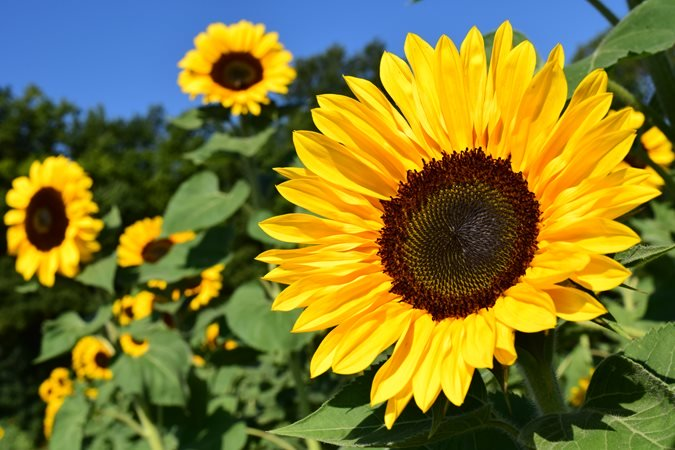
#> input picture Assignment_4/image.jpg, 675 x 450 px, found by its file name
$ python Question_1.py
#> lines starting #> are read from the running program, lines starting #| are printed output that depends on the picture
#Q1 Using loops, fill an image with randomly coloured, equal sized squares. Square dimensions:
#width = (image width)/7, height = (image height)/7.

import cv2
import random

img = cv2.imread ('image.jpg')
#> img is the input picture: shape (450, 675, 3); mean B, G, R 48, 120.3, 125.6
dimensions = img.shape
#> dimensions = (450, 675, 3)
y = (img.shape[1])/7
#> y = 96.43
x = (img.shape[0])/7
#> x = 64.29

for b in range (1,8): #for rows

    x1 = int(x*(b-1))
    x2 = int(x*b)

    for a in range(1,8):  #for columns

        y1 = int(y*(a-1))
        y2 = int(y*a)

        img[x1:x2,y1:y2] = (random.randint (0, 255), random.randint (0, 255), random.randint (0, 255))
        cv2.imshow ('frame', img)
#> this loop made 7 passes
#> pass 1, `cv2.imshow ('frame', img)`:
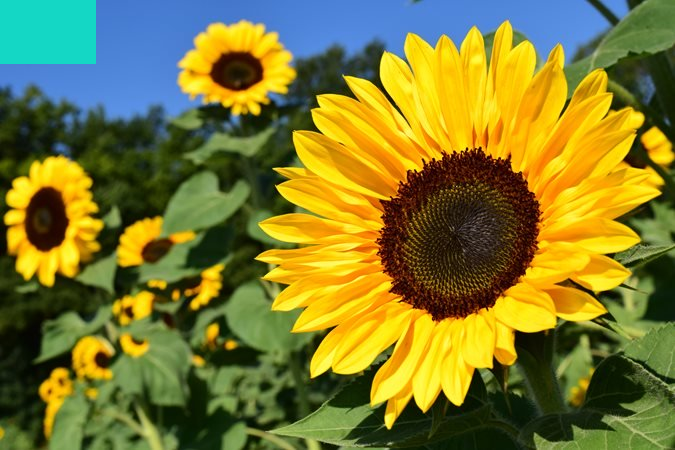
#> window 'frame': shape (450, 675, 3); mean B, G, R 47.8, 122.2, 124.5
#> pass 1, `cv2.imshow ('frame', img)`:
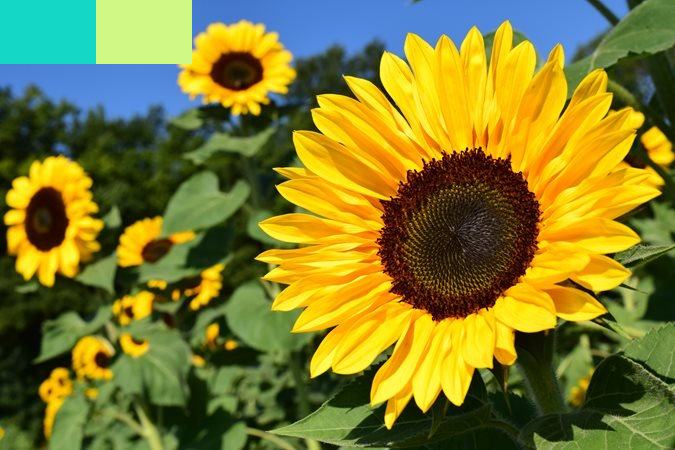
#> window 'frame': shape (450, 675, 3); mean B, G, R 46.3, 124.6, 127.2
#> pass 1, `cv2.imshow ('frame', img)`:
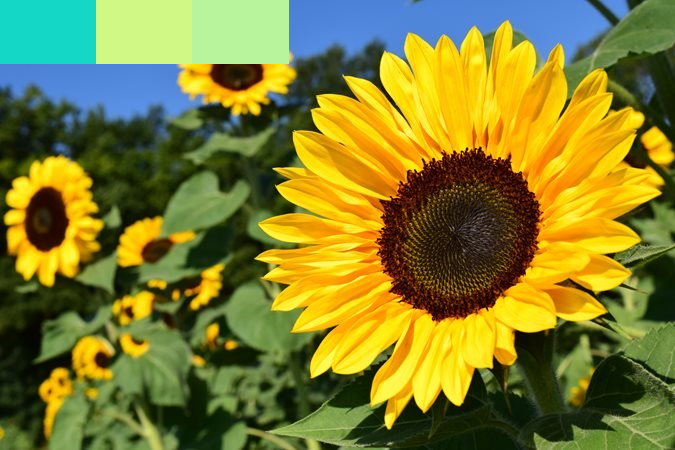
#> window 'frame': shape (450, 675, 3); mean B, G, R 47.2, 126.4, 127.8
#> pass 1, `cv2.imshow ('frame', img)`:
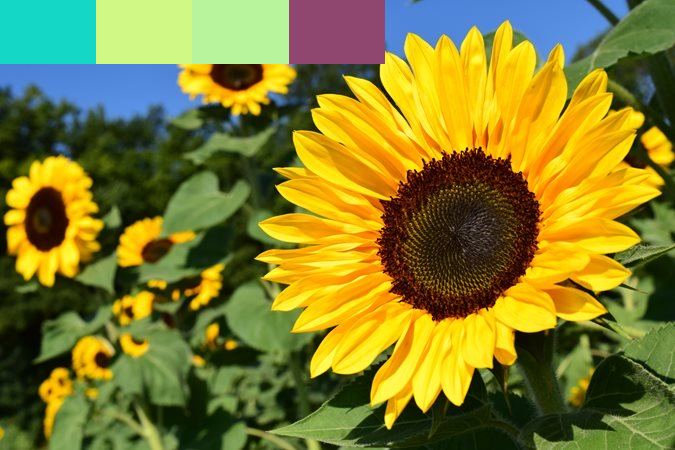
#> window 'frame': shape (450, 675, 3); mean B, G, R 45.7, 125.4, 129.1
#> after the loop:
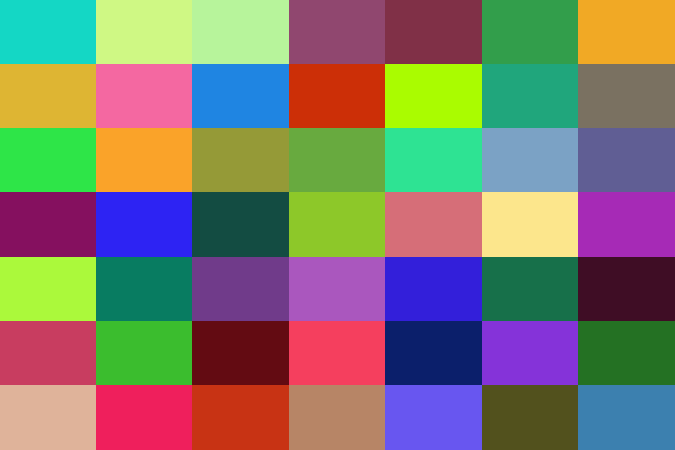
#> img: shape (450, 675, 3); mean B, G, R 108.1, 121.1, 127.6

cv2.waitKey(3000)
cv2.destroyWindow('frame')
